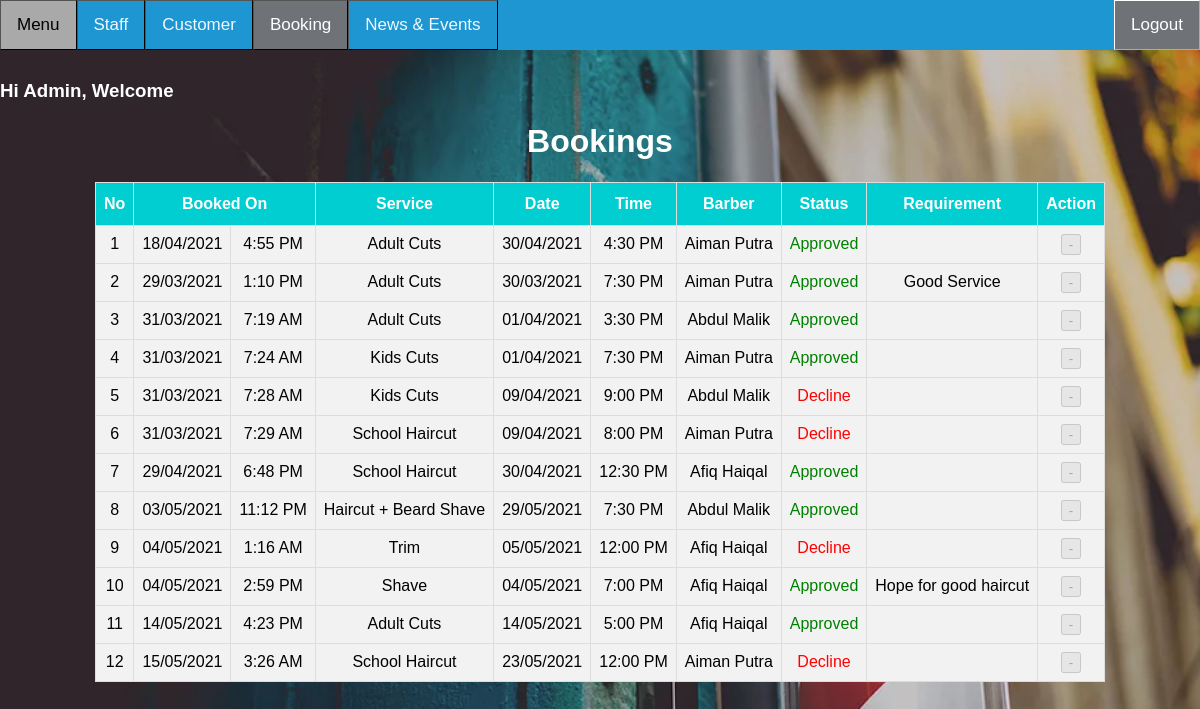
Page /Admin/booking.php (signed in) on the committed database.
### tables this page shows
CREATE TABLE IF NOT EXISTS `booking` (
  `id` int(4) NOT NULL AUTO_INCREMENT,
  `cusID` varchar(20) NOT NULL,
  `staffID` varchar(20) NOT NULL,
  `service` varchar(255) NOT NULL,
  `date` date NOT NULL,
  `time` time NOT NULL,
  `logDT` datetime NOT NULL,
  `review` varchar(255) NOT NULL,
  `approve` int(1) NOT NULL,
  PRIMARY KEY (`id`)
);

### Admin/booking.php (the view, shortened to what this page needs)
<?php
if(isset ($_SESSION["username"]))
{	include "Header.php";?>
<!DOCTYPE html>
<html>
<body>
	<h1 align="center"> Bookings</h1>
<?php
	$queryGet = "select * from booking";
	$resultGet = mysqli_query($link,$queryGet);
	if(!$resultGet)
	{
		die ("Invalid Query - get Items List: ". mysqli_error($link));
	}
	else
	{?>
	<table id="table" border="1" align="center">
		<tr>
			<th>No</th>
			<th colspan="2">Booked On</th>
			<th>Service</th>
			<th>Date</th>
			<th>Time</th>
			<th>Barber</th>
			<th>Status</th>
			<th>Requirement</th>
			<th>Action</th>
		</tr>
<?php	$no=1;
		while($row= mysqli_fetch_array($resultGet, MYSQLI_BOTH))
		{
			$tmp = $row['logDT'];
            $Dtime = new DateTime($tmp);
			$date = $Dtime->format('d/m/Y');
			$time = $Dtime->format('g:i A');
		?>
		<tr>
			<form action="Approve.php" method="POST">
			<td><?php echo $no;?></td>
			<td><?php echo $date;?></td>
			<td><?php echo $time;?></td>
			<td><?php
				if($row['service']=="adult")	echo "Adult Cuts";
				if($row['service']=="school")	echo "School Haircut";
				if($row['service']=="kids")	echo "Kids Cuts";
				if($row['service']=="hairshave")	echo "Haircut + Beard Shave";
				if($row['service']=="shave")	echo "Shave";
				if($row['service']=="trim")	echo "Trim";
			?></td>
			<td><?php
				$rDate = new DateTime($row['date']);
				echo $rDate->format('d/m/Y');?>
			</td>
			<td><?php
				$rTime = new DateTime($row['time']);
				echo $rTime->format('g:i A');?>
			</td>
			<td><?php echo $row['staffID']; ?></td>
			<td><?php
			if($row['approve']=="0")	echo "<p style='color: #ff8d00;'>Pending</p>";
			else if($row['approve']=="2")  echo "<p style='color: red;'>Decline</p>";
			else	echo "<p style='color: green;'>Approved</p>"?></td>
			<td><?php echo $row['review'];?></td>
			<td><button type="submit" name="approve" value="1"<?php
			if($row['approve']=="0"){  echo "style='background:green;color:white;margin-right: 5px;'><span>&#10004;</span></button>";
				echo "<button type='submit' name='approve' value='2' style='background:red;color:white;'><span>&#10006;</span></button>";
			}else	echo "disabled>-</button>"?></td>
			</form>
			</tr>
			<?php	$no++;	}?>
	</table>
<?php
	}
}
else	{
	echo "No session exists or session has expired. Please log in again ";
	echo "Page will be redirect in 5 seconds";
	header('Refresh: 5; ../Auth/Login.php');
}
?>
</body>
</html>

### css/topNav.css (style rules this page uses)
* { box-sizing: border-box; }
body { margin: 0; font-family: Arial, Helvetica, sans-serif; background-image: url("bc.webp"); background-position: center; background-size: cover; background-attachment: fixed; position:absolute; top:10%; max-width: -webkit-fill-available; right: 0px; left: 0px; }
h1, h2 { text-align:center; color:white; }
#table { font-family: "Trebuchet MS", Arial, Helvetica, sans-serif; border-collapse: collapse; margin-bottom : 50px; }
#table td, #table th { border: 1px solid #ddd; padding: 8px; text-align: center; max-width: auto; }
#table tr { background-color: #f2f2f2; }
#table th { padding-top: 12px; padding-bottom: 12px; text-align: center; background-color: #00CED1; color: white; max-width: auto; background-position: center; }

### rows in the picture
booking: logDT "18/04/2021", logDT "4:55 PM", service "Adult Cuts", date "30/04/2021", time "4:30 PM", staffID "Aiman Putra", approve "Approved"
booking: logDT "29/03/2021", logDT "1:10 PM", service "Adult Cuts", date "30/03/2021", time "7:30 PM", staffID "Aiman Putra", approve "Approved", review "Good Service"
booking: logDT "31/03/2021", logDT "7:19 AM", service "Adult Cuts", date "01/04/2021", time "3:30 PM", staffID "Abdul Malik", approve "Approved"
booking: logDT "31/03/2021", logDT "7:24 AM", service "Kids Cuts", date "01/04/2021", time "7:30 PM", staffID "Aiman Putra", approve "Approved"
booking: logDT "31/03/2021", logDT "7:28 AM", service "Kids Cuts", date "09/04/2021", time "9:00 PM", staffID "Abdul Malik", approve "Decline"
booking: logDT "31/03/2021", logDT "7:29 AM", service "School Haircut", date "09/04/2021", time "8:00 PM", staffID "Aiman Putra", approve "Decline"
booking: logDT "29/04/2021", logDT "6:48 PM", service "School Haircut", date "30/04/2021", time "12:30 PM", staffID "Afiq Haiqal", approve "Approved"
booking: logDT "03/05/2021", logDT "11:12 PM", service "Haircut + Beard Shave", date "29/05/2021", time "7:30 PM", staffID "Abdul Malik", approve "Approved"
booking: logDT "04/05/2021", logDT "1:16 AM", service "Trim", date "05/05/2021", time "12:00 PM", staffID "Afiq Haiqal", approve "Decline"
booking: logDT "04/05/2021", logDT "2:59 PM", service "Shave", date "04/05/2021", time "7:00 PM", staffID "Afiq Haiqal", approve "Approved", review "Hope for good haircut"
booking: logDT "14/05/2021", logDT "4:23 PM", service "Adult Cuts", date "14/05/2021", time "5:00 PM", staffID "Afiq Haiqal", approve "Approved"
booking: logDT "15/05/2021", logDT "3:26 AM", service "School Haircut", date "23/05/2021", time "12:00 PM", staffID "Aiman Putra", approve "Decline"

### other values in the picture
$_SESSION["username"] "Admin"
